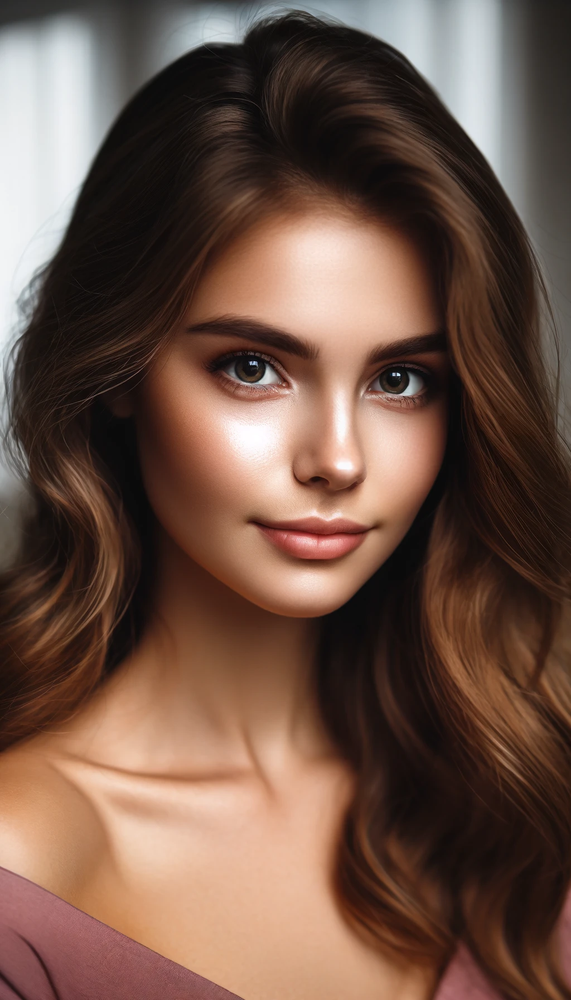
#> input picture examples/face/face3.png, 571 x 1000 px, shrunk from 1024 x 1792 before the run
$ python generate_gaus_noise.py
#> lines starting #> are read from the running program, lines starting #| are printed output that depends on the picture
import numpy as np
import cv2

def add_gaussian_noise(image, mean=0, std=2):
    """
    Добавляет гауссовский шум к изображению.
    :param image: исходное изображение
    :param mean: среднее значение шума
    :param std: стандартное отклонение шума
    :return: изображение с шумом
    """
    gaussian_noise = np.random.normal(mean, std, image.shape)
    gaussian_noise = gaussian_noise.reshape(image.shape)
    noisy_image = cv2.add(image, gaussian_noise.astype(image.dtype))
    return noisy_image

image_path = './examples/face/face3.png'
image = cv2.imread(image_path)
#> image is the input picture: shape (1000, 571, 3); mean B, G, R 71.3, 84, 110.7

noisy_image = add_gaussian_noise(image)
#> in add_gaussian_noise, `noisy_image = cv2.add(image, gaussian_noise.astype(image.dtype))`:
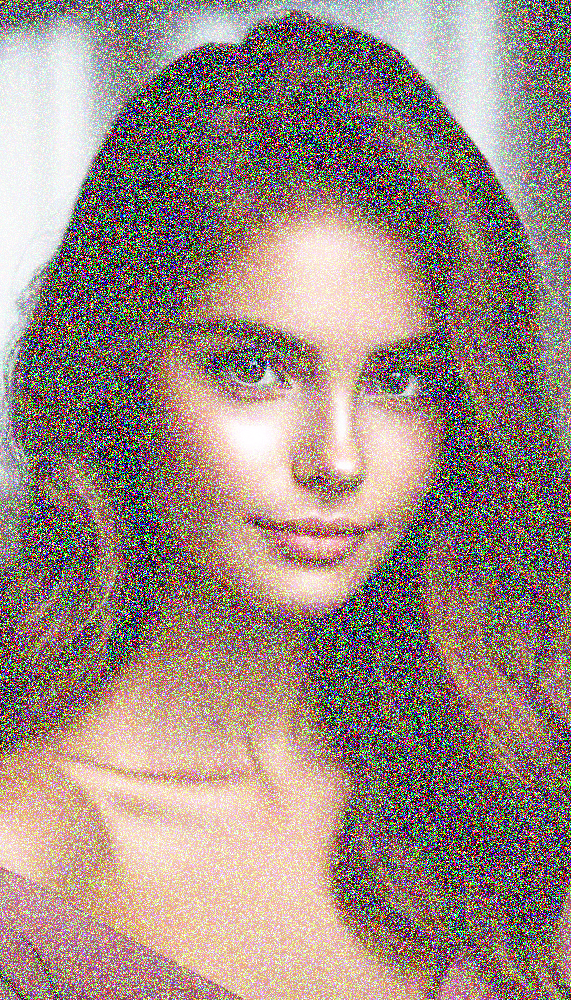
#> noisy_image: shape (1000, 571, 3); mean B, G, R 128.5, 137.3, 155.8

cv2.imwrite('./examples/city/g_face3.png', noisy_image)

$ run again, with examples/face/face1.png copied over examples/face/face3.png
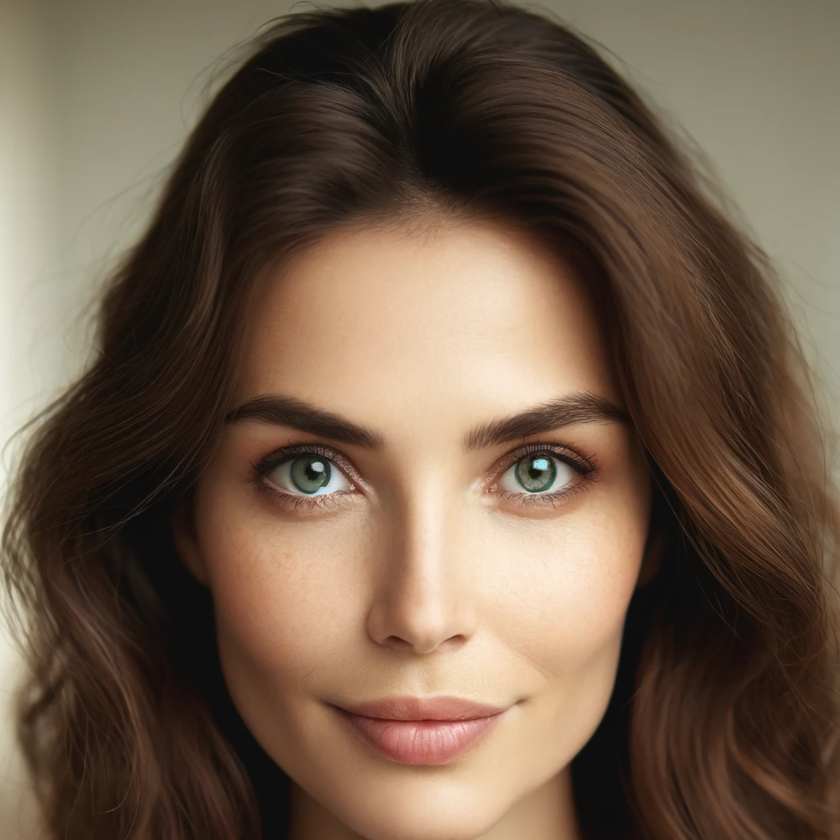
#> input picture examples/face/face1.png, 840 x 840 px, shrunk from 1000 x 1000 before the run
#> image is the input picture: shape (840, 840, 3); mean B, G, R 73.9, 91.8, 112
#> in add_gaussian_noise, `noisy_image = cv2.add(image, gaussian_noise.astype(image.dtype))`:
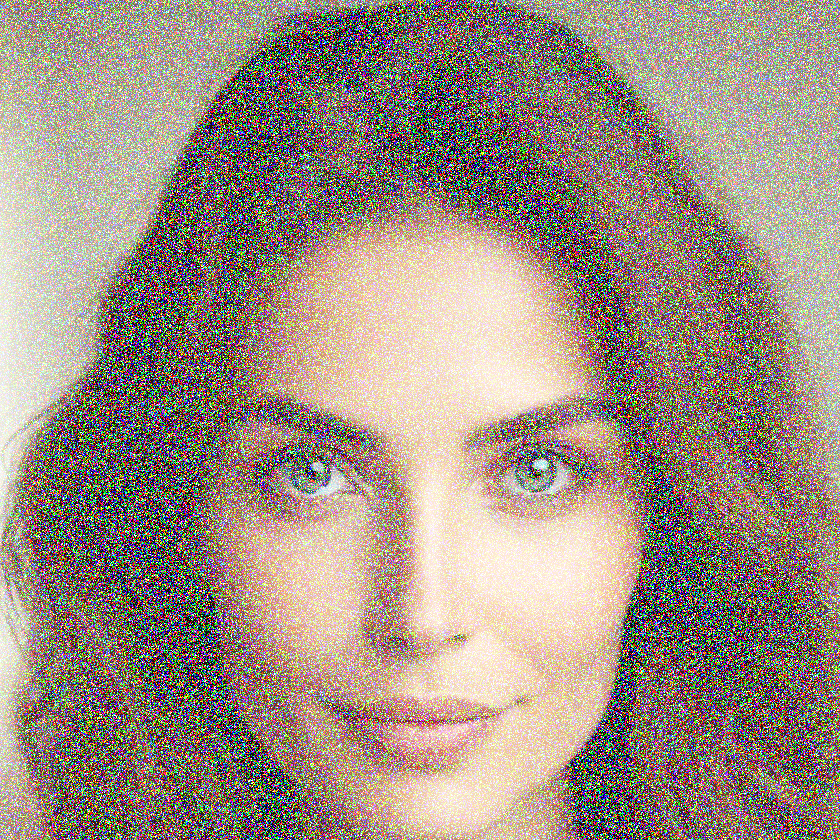
#> noisy_image: shape (840, 840, 3); mean B, G, R 130.3, 142.7, 156.7

$ run again, with examples/face/face2.png copied over examples/face/face3.png
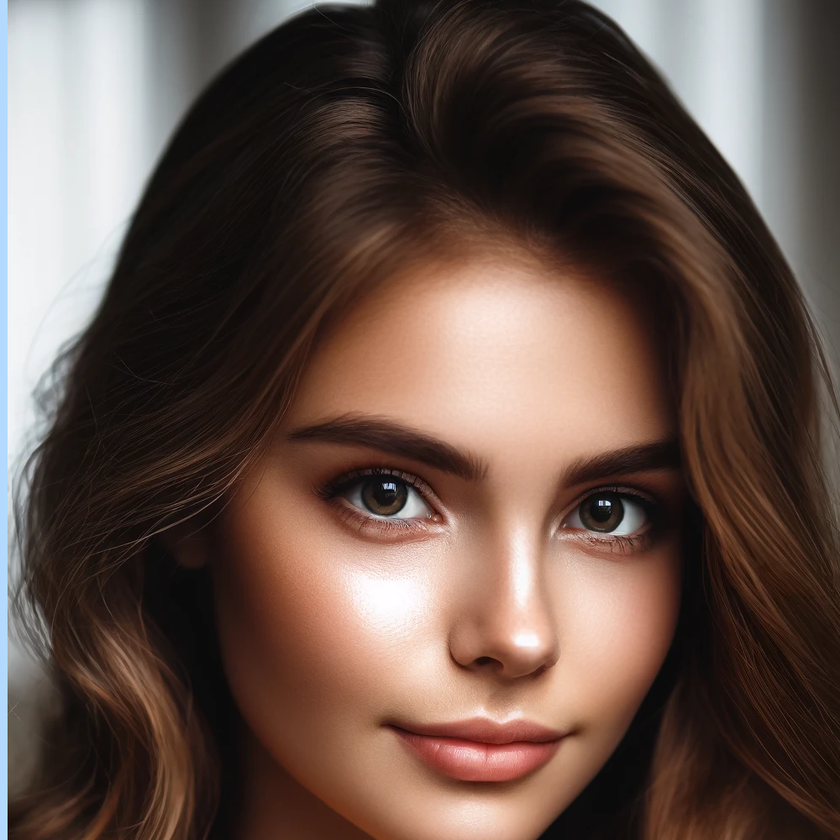
#> input picture examples/face/face2.png, 840 x 840 px, shrunk from 1000 x 1000 before the run
#> image is the input picture: shape (840, 840, 3); mean B, G, R 72.5, 81.1, 100.9
#> in add_gaussian_noise, `noisy_image = cv2.add(image, gaussian_noise.astype(image.dtype))`:
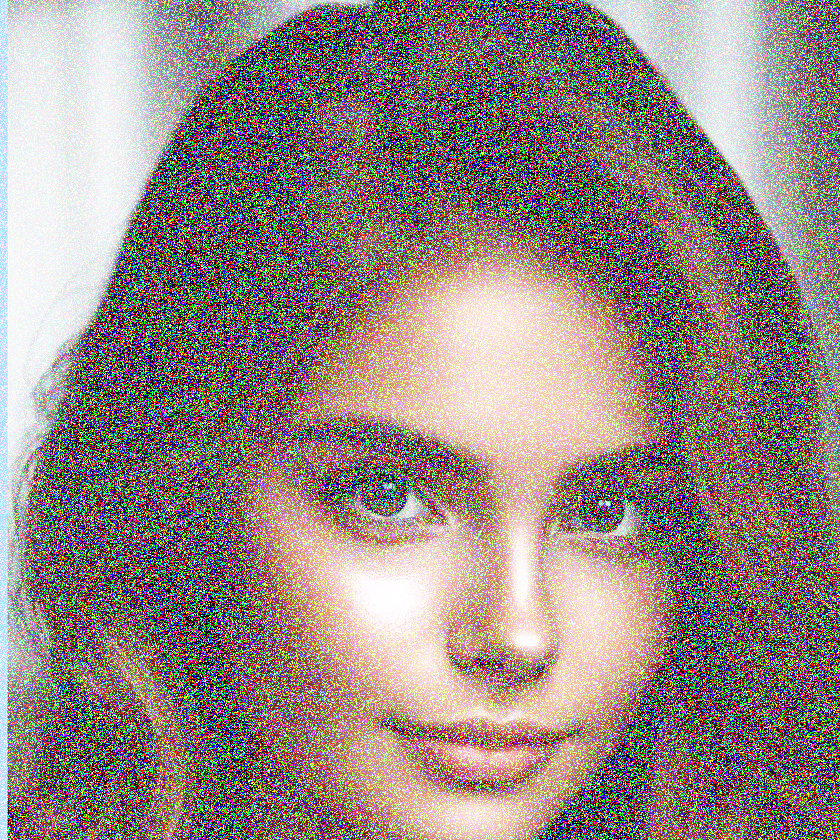
#> noisy_image: shape (840, 840, 3); mean B, G, R 129.3, 135.2, 149.1

$ run again, with examples/face/face4.png copied over examples/face/face3.png
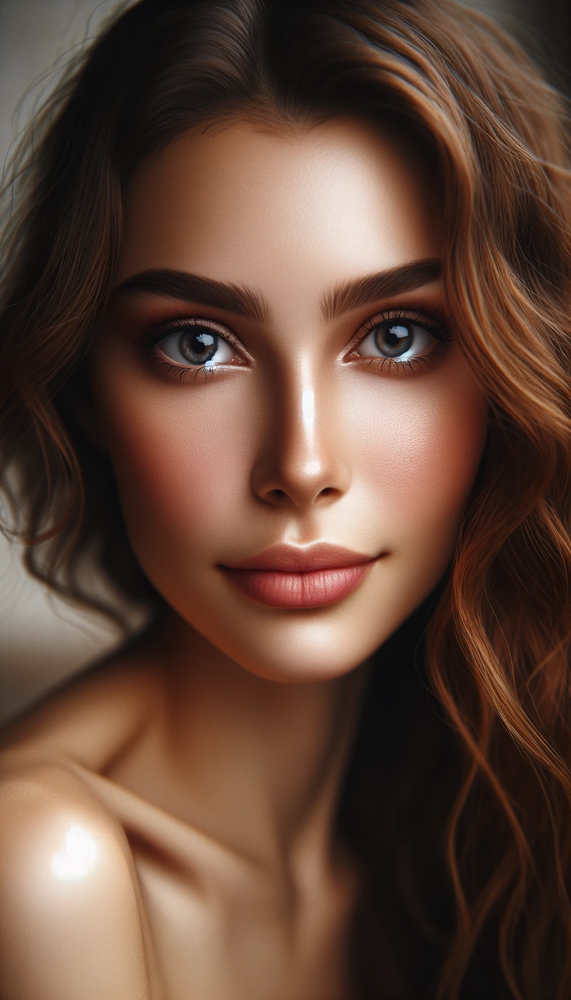
#> input picture examples/face/face4.png, 571 x 1000 px, shrunk from 1024 x 1792 before the run
#> image is the input picture: shape (1000, 571, 3); mean B, G, R 56.8, 70.6, 97.9
#> in add_gaussian_noise, `noisy_image = cv2.add(image, gaussian_noise.astype(image.dtype))`:
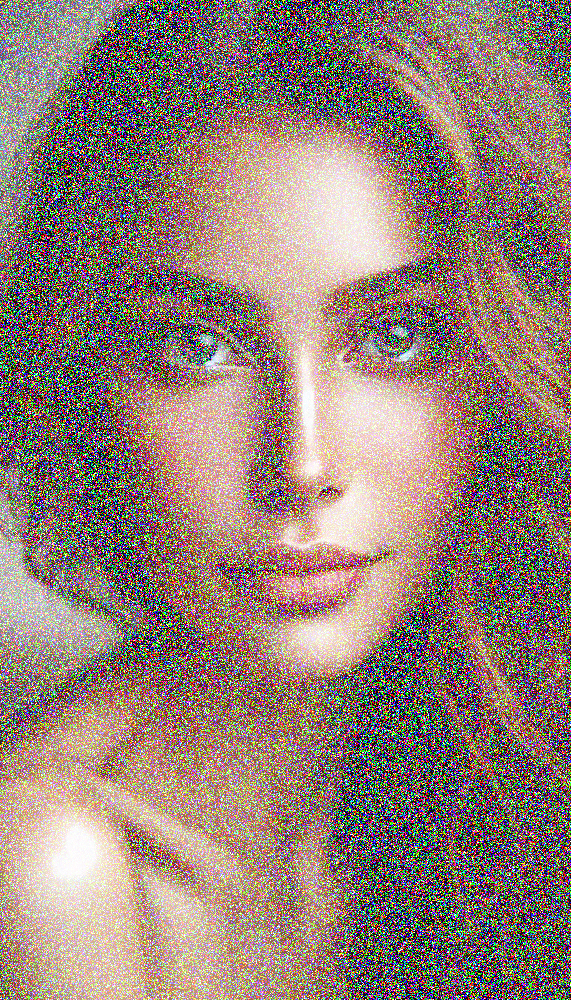
#> noisy_image: shape (1000, 571, 3); mean B, G, R 118.5, 128, 146.9
